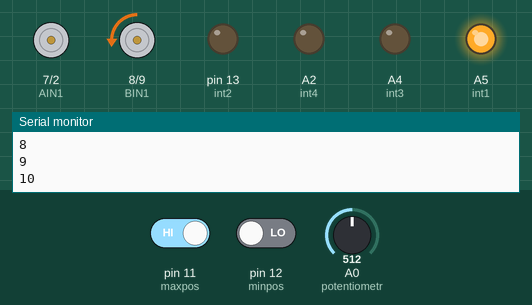
Recording of a program running on a simulated Arduino Nano, built with avr-gcc and run on an emulated ATmega328P. Parts: motor-driver pin pairs drawn as motors (green arrow = first pin HIGH = forward, orange = second pin HIGH = backward, longer = more drive, scaled by the enable pin), output pins drawn as LEDs (lit = HIGH), the last lines printed to the serial monitor. Inputs (shaded band) come from the test bench; at power-on: pin 12 (minpos) LOW, pin 11 (maxpos) HIGH, A0 (potentiometr) = 512.

Above: at 6.2 s.
6.3 s: pin 12 (minpos) driven HIGH
At 9.3 s:
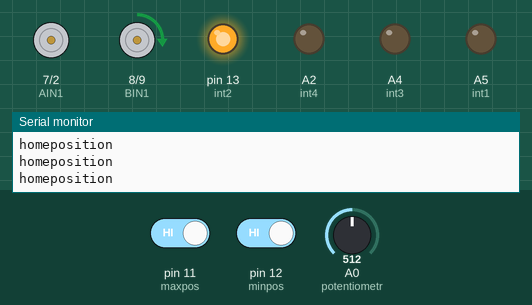
10.4 s: pin 12 (minpos) driven LOW
At 11.5 s:
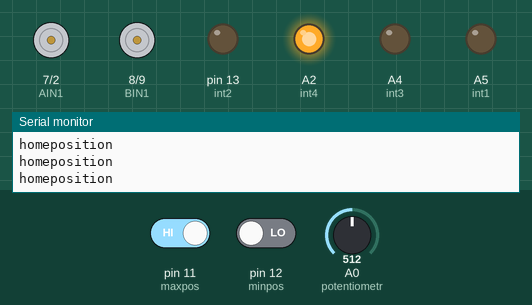
16.9 s: pin 11 (maxpos) driven LOW
At 17.8 s:
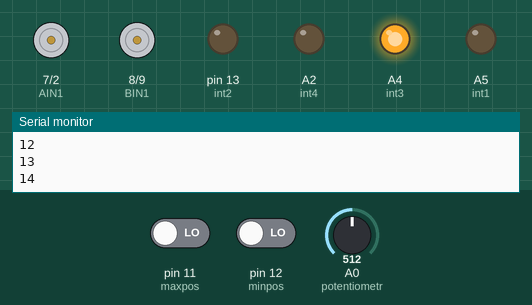
23.4 s: pin 11 (maxpos) driven HIGH
At 27.8 s:
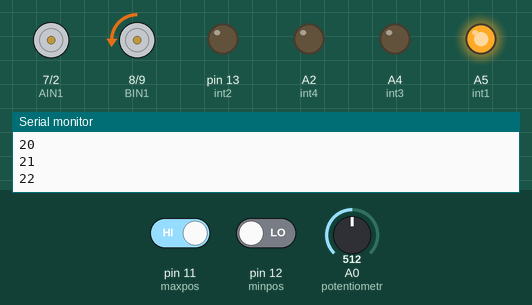
30.8 s: A0 (potentiometr) set to 534
35.8 s: A0 (potentiometr) set to 566
At 39.9 s:
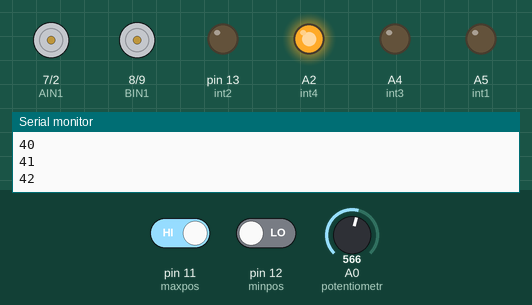
Timing chart, 0 to 41.1 s (numbered marks = the images above; inputs shaded):
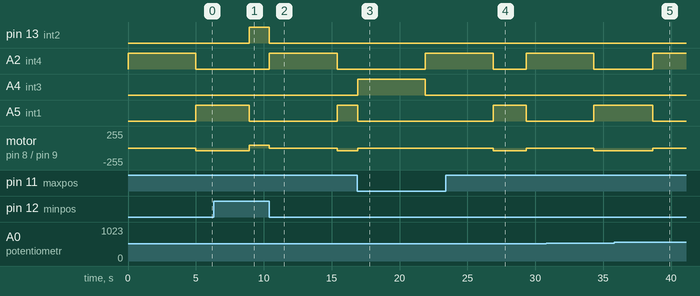

Measured:
- the behaviour switches between 550 and 551 on A0 (potentiometr) (found by bisection; images 4 and 5)
- after the input at 6.3 s, pin 13 (int2): LOW → HIGH after 2.6 s; A2 (int4): stays LOW (without the input it goes to HIGH after 2.6 s); motor on pin 8 (BIN1) / pin 9 (BIN2): backward 40/255 → forward 40/255 after 2.6 s
- after the input at 10.4 s, pin 13 (int2): HIGH → LOW at once; A2 (int4): LOW → HIGH at once, → LOW 5.0 s later; A5 (int1): LOW → HIGH after 5.0 s; motor on pin 8 (BIN1) / pin 9 (BIN2): forward 40/255 → stopped at once, → backward 40/255 5.0 s later
- after the input at 16.9 s, A2 (int4): LOW → HIGH after 5.0 s instead of 2.4 s; A4 (int3): LOW → HIGH at once, → LOW 5.0 s later; A5 (int1): HIGH → LOW after 0.01 s instead of 2.4 s; motor on pin 8 (BIN1) / pin 9 (BIN2): backward 40/255 → stopped after 0.01 s instead of 2.4 s
- after the input at 23.4 s, A4 (int3): stays LOW (without the input it goes to HIGH after 3.6 s)
- after the input at 35.8 s, A2 (int4): LOW → HIGH after 2.8 s instead of 2.5 s; A5 (int1): HIGH → LOW after 2.8 s instead of 2.5 s; motor on pin 8 (BIN1) / pin 9 (BIN2): backward 40/255 → stopped after 2.8 s instead of 2.5 s

The program:

main.cpp
```cpp
#include <Arduino.h>
#include <GyverEncoder.h>


// управление драйвером
#define PWMA 6
#define PWMB 3
#define AIN1 7
#define AIN2 2
#define BIN1 8
#define BIN2 9

// энкодер мотора
#define ne1  5
#define ne2  2


//управление оптопарами
#define int1 A5
#define int2 13
#define int3 A4
#define int4 A2

//концевые выключатели
#define maxpos 11
#define minpos 12


//потенциометр
#define potentiometr A0

int motorSpeed = 40;
int delay_position = 5000;


void downDC(int motorSpeed,int controldelay){
     digitalWrite(AIN1, HIGH);
     digitalWrite(AIN2, LOW);
     digitalWrite(BIN1, HIGH);    // крутим моторы в вниз
     digitalWrite(BIN2, LOW);
     analogWrite(PWMB, motorSpeed);
       digitalWrite(int1,0);
       digitalWrite(int2,1); //порт за контроль вниз
       digitalWrite(int3,0);
       digitalWrite(int4,0);
     delay(controldelay);

}

void upDC(int motorSpeed,int controldelay){
     digitalWrite(AIN1, LOW);      // крутим моторы в верх
     digitalWrite(AIN2, HIGH);
     digitalWrite(BIN1, LOW);
     digitalWrite(BIN2, HIGH);
     analogWrite(PWMB, motorSpeed);
       digitalWrite(int1,1);//порт за контроль вверх
       digitalWrite(int2,0);
       digitalWrite(int3,0);
       digitalWrite(int4,0);
     delay(controldelay);
}

void stopDC(){//остановка мотора
    digitalWrite(AIN1, LOW);
    digitalWrite(AIN2, LOW);
    digitalWrite(BIN1, LOW);
    digitalWrite(BIN2, LOW);
    analogWrite(PWMB, 255);
}

void maxpositionINT(){// срабатывания концевика в максимальном положении и питания по 24V
    stopDC();
    digitalWrite(int1,0);
    digitalWrite(int2,0);
    digitalWrite(int3,1);
    digitalWrite(int4,0);
    delay(delay_position);
}


void minpositionINT(){//срабатывания концевика в минимальном положении и питания по 24V
     stopDC();
     digitalWrite(int1,0);//порт за контроль вверх
     digitalWrite(int2,0);
     digitalWrite(int3,0);
     digitalWrite(int4,1);
     delay(delay_position);
}


void Homepostion(){//start pos
bool triger = 0;
 while (triger==0){
   if(digitalRead(minpos)!=0){
      downDC(motorSpeed,0);
      Serial.println("homeposition");
    }else{
      minpositionINT();
      triger=1;
    }

  }

}


void setup() {
 Serial.begin(9600);

 pinMode(int1,OUTPUT);// int1
 pinMode(int2,OUTPUT);// int2
 pinMode(int3,OUTPUT);// int3 управление оптопарами
 pinMode(int4,OUTPUT);// int4

 pinMode(maxpos,INPUT); //концевой выключатель максимального положения
 pinMode(minpos,INPUT);//концевой выключатель нулевого положения

 pinMode(potentiometr,INPUT);//потенциометр

 pinMode(PWMA, OUTPUT);
 pinMode(PWMB, OUTPUT);
 pinMode(AIN1, OUTPUT);
 pinMode(AIN2, OUTPUT);
 pinMode(BIN1, OUTPUT);
 pinMode(BIN2, OUTPUT);

  Homepostion();
}


void loop() {
 stopDC();
 if (digitalRead(minpos)==0){
   for(int i=0;i<map(analogRead(potentiometr),0,1023,0,78);i++){//78 max
     upDC(motorSpeed,100);
     Serial.println(i);
    if(digitalRead(maxpos)==0){
      maxpositionINT();
      Homepostion();
    }

   }
   Homepostion();
 }
}
```
